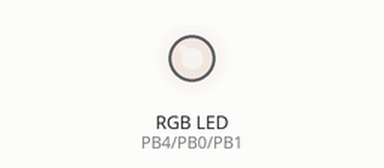
Recording of a sketch running on a simulated ATtiny85, built with avr-gcc and run on an emulated ATtiny85. Shown: an RGB LED mixed from three pins (HIGH = lit). Random numbers use the default seed unless the sketch sets one.

Above: at 36.1 s.
Timing chart, 0 to 40.0 s (numbered marks = the images above):
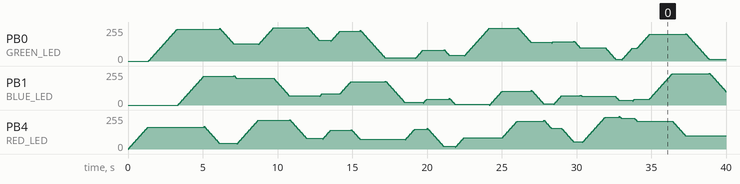

The sketch:

light_jacket.ino
```cpp
/**
  * LED fader for ATtiny85
  *
  * Given an RGB led or led strip, this sketch fades the colors.
  * This was written to work for ATtiny85 pin numbers, but could
  * just as well work with any supported chip.
  *
  *          ---
  *   Reset | o | VCC
  *   Pin 3 |   | Pin 2
  *   Pin 4 |   | Pin 1
  *     GND |   | Pin 0
  *          ---
  *
  */

/* Pin # for red, green, and blue LED */
const int RED_LED = 4;
const int GREEN_LED = 0;
const int BLUE_LED = 1;

/* Speed at which colors change; low numbers create a more "jumpy" feel */
const int fadeSpeed = 40;

/* Starting brightness values of R, G, B */
int R_val = 0;
int G_val = 0;
int B_val = 0;

void setup() {
  pinMode(RED_LED, OUTPUT);
  pinMode(GREEN_LED, OUTPUT);
  pinMode(BLUE_LED, OUTPUT);
}

void fade_color(int ledPin, int *brightness) {
  int r = random(0, 256);

  if (r > *brightness) {
    for (; *brightness <= r; *brightness+=5) {
      analogWrite(ledPin, *brightness);
      delay(fadeSpeed);
    }
  } else if (r < *brightness) {
    for (; *brightness >= r; *brightness-=5) {
      analogWrite(ledPin, *brightness);
      delay(fadeSpeed);
    }
  }
}

void loop() {
  fade_color(RED_LED, &R_val);
  fade_color(GREEN_LED, &G_val);
  fade_color(BLUE_LED, &B_val);
}
```
